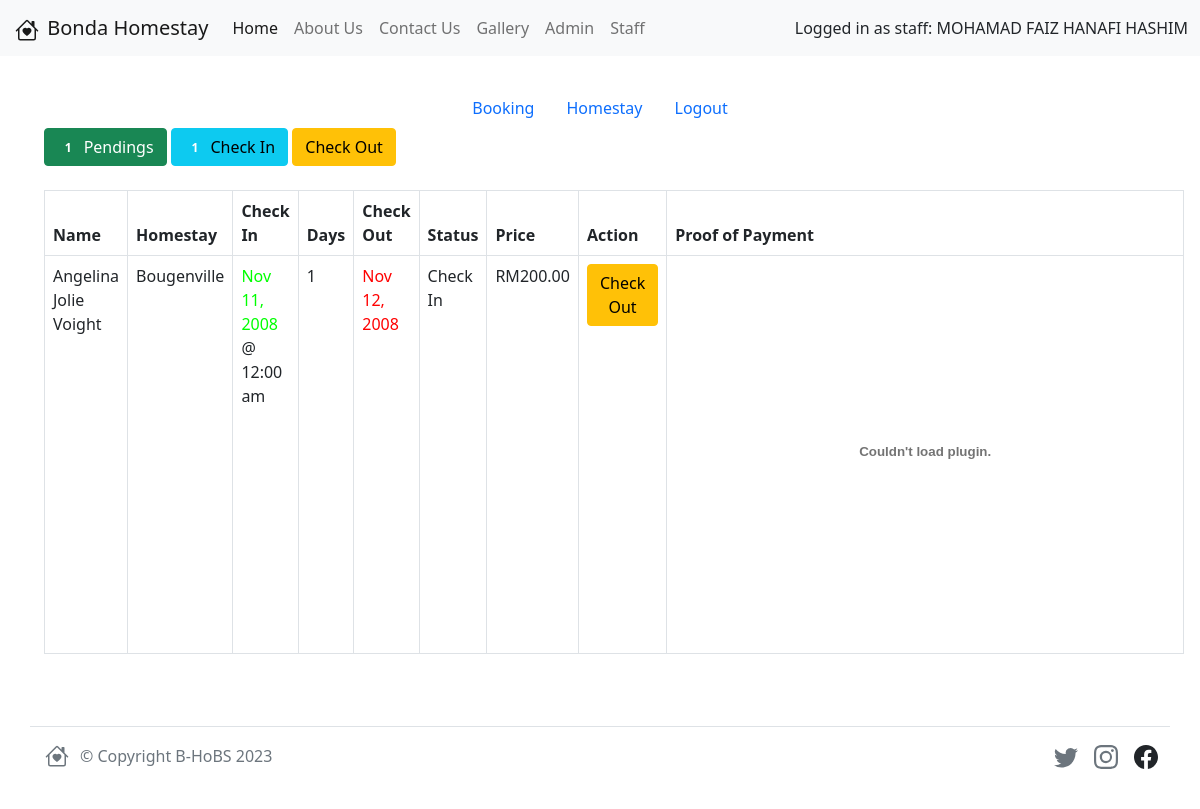
/index.php?p=staff-booking&b=checkin (signed in), run on the app's committed database.
### tables this page shows
CREATE TABLE IF NOT EXISTS `reservation` (
  `id` int(11) NOT NULL AUTO_INCREMENT,
  `guest_id` int(11) NOT NULL,
  `homestay_id` int(11) NOT NULL,
  `person_count` int(11) NOT NULL,
  `start_date` date NOT NULL,
  `end_date` date NOT NULL,
  `status` varchar(128) NOT NULL,
  `ts_created` timestamp NOT NULL,
  `ts_updated` timestamp NOT NULL,
  `discount_percent` decimal(5,2),
  `total_price` decimal(10,2) NOT NULL,
  `proof_of_payment` varchar(255) NOT NULL,
  PRIMARY KEY (`id`),
  KEY (`guest_id`),
  KEY (`homestay_id`)
);

CREATE TABLE IF NOT EXISTS `guest` (
  `id` int(11) NOT NULL,
  `full_name` varchar(128) NOT NULL,
  `email` varchar(255) NOT NULL,
  `phone` varchar(255),
  `address` varchar(255),
  `details` text
);

CREATE TABLE IF NOT EXISTS `homestay` (
  `id` int(11) NOT NULL AUTO_INCREMENT,
  `homestay_name` varchar(128) NOT NULL,
  `description` text,
  `city_id` int(11) NOT NULL,
  `is_open` boolean NOT NULL,
  `category_id` int(11) NOT NULL,
  `current_price` decimal(10,2) NOT NULL,
  `photo` varchar(128),
  PRIMARY KEY (`id`),
  KEY (`city_id`),
  KEY (`category_id`)
);

### includes/database.php (called while the page is built, shortened)
<?php
class Database
{
	var $sql_string = '';
	private $conn;
	public function open_connection()
	{
		$this->conn = mysqli_connect(DB_SERVER, DB_USER, DB_PASS);
		if (!$this->conn) {
			echo "Problem in database connection! Contact administrator!";
			exit();
		} else {
			$db_select = mysqli_select_db($this->conn, DB_NAME);
		}
	}
	function set_query($sql = '')
	{
		$this->sql_string = $sql;
	}
	function execute_query()
	{
		$result = mysqli_query($this->conn, $this->sql_string);
		return $result;
	}
	private function confirm_query($result)
	{
		return $result;
	}
	function load_result_list($key = '')
	{
		$cur = $this->execute_query() or die("Something wrong in includes/database.php around line 61");
		$array = array();
		while ($row = mysqli_fetch_object($cur)) {
			if ($key) {
				$array[$row->$key] = $row;
			} else {
				$array[] = $row;
			}
		}
		return $array;
	}
}
$mydb = new Database();

### includes/functions.php (called while the page is built, shortened)
<?php
function date_differ($start, $end)
{
  $start_ts = strtotime($start);
  $end_ts = strtotime($end);
  $diff = $end_ts - $start_ts;
  return round($diff / 86400);
}

### staff/checkin.php (the view)
<?php
global $mydb;
?>
<table id="table" class="table table-bordered">
	<thead>
		<tr>
			<th>Name</th>
			<th>Homestay</th>
			<th>Check In</th>
			<th>Days</th>
			<th>Check Out</th>
			<th>Status</th>
			<th>Price</th>
			<th>Action</th>
			<th>Proof of Payment</th>
		</tr>
	</thead>
	<tbody>
		<?php
		$query = "SELECT t.*, g.`full_name`, h.`homestay_name` FROM `reservation` t JOIN `guest` g ON g.`id`=t.`guest_id` JOIN `homestay` h ON h.`id`=t.`homestay_id` WHERE t.`status` = 'Check In' OR t.`status` = 'Confirmed'";
		$mydb->set_query($query);
		$result = $mydb->load_result_list() or die("Something wrong in staff/checkin.php around line 24");
		foreach ($result as $val) {
			$days = date_differ($val->start_date, $val->end_date);
		?>
			<tr>
				<td><?php echo $val->full_name ?></td>
				<td><?php echo $val->homestay_name ?></td>
				<td>
					<?php
					echo "<label style = 'color:#00ff00;'>" . date("M d, Y", strtotime($val->start_date)) . "</label>" . " @ " . "<label>" . date("h:i a", strtotime($val->start_date)) . "</label>"
					?>
				</td>
				<td><?php echo $days ?></td>
				<td>
					<?php
					echo "<label style = 'color:#ff0000;'>" . date("M d, Y", strtotime($val->start_date . "+" . $days . "DAYS")) . "</label>"
					?>
				</td>
				<td><?php echo $val->status ?></td>
				<td><?php echo "RM" . $val->total_price ?></td>
				<td>
					<a class="btn btn-warning" href="?p=checkout-query&rsvn_id=<?php echo $val->id ?>" onclick="confirmationCheckin(); return false;"><i class="glyphicon glyphicon-check"></i> Check Out</a>
				</td>
				<td><embed src="uploads/<?php echo $val->proof_of_payment ?>" width= "500" height= "375" type="application/pdf"></td>
			</tr>
		<?php
		}
		?>
	</tbody>
</table>

### index.css (style rules this page uses)
body { width: 100vw; }

### data on the page
reservation: guest.full_name "Angelina Jolie Voight", homestay.homestay_name "Bougenville", start_date "Nov 11, 2008", start_date "12:00 am", days "1", start_date+end_date "Nov 12, 2008", status "Check In", total_price "200.00"

### other printed values
$_SESSION['staff_name'] "MOHAMAD FAIZ HANAFI HASHIM"
count($f_p) "1"
count($f_ci) "1"
